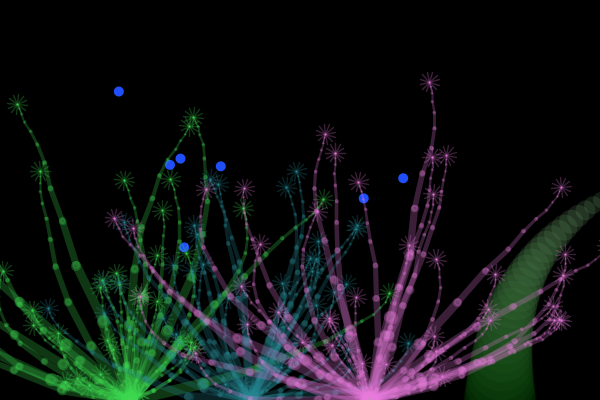
Frame 1 (no input)
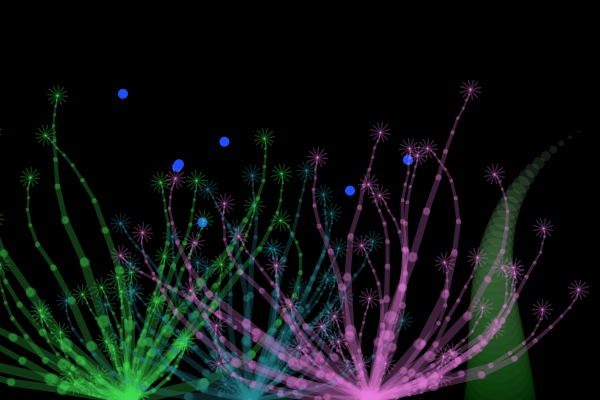
Frame 60 (the mouse pressed at the canvas centre just before this capture)
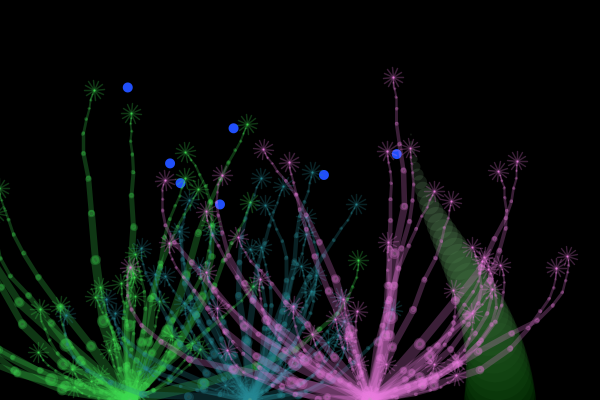
Frame 120 (the mouse held since frame 60 and released just before this capture)

The Processing sketch that drew these frames (run headless with seeded random() and noise(); from frame 60 on, the mouse is pressed at the canvas centre):

// Processing sketch: fishTank
// ── fishTank.pde
ArrayList <Seaweed> seaweeds;
int num =3;
Tenticle tenticle;
PVector loc;
int len = int(random(60, 80));
Flock flock;



 
void setup(){
  size(600, 400);
  loc = new PVector(width-100, height);
  tenticle = new Tenticle(loc,len );
  flock = new Flock(7);
  
  seaweeds = new ArrayList<Seaweed>();
  for (int i =0; i < num; i ++){
    seaweeds.add(new Seaweed());
  }
}
  
void draw(){
   background(0);
      tenticle.drawTenticle();
      flock.drawFlock(); 
   for(int i =0; i < num; i ++){
  
   pushMatrix();
   translate(i *120 +130, height);
   Seaweed s = seaweeds.get(i);
   s.drawSeaweed();
   popMatrix();
  
   }
  
}


  
  

  


// ── Branch.pde
class Branch {
  float segments, startAngle, angle, theta, num;
  Branch(float _segments){
    segments = random( _segments);
    startAngle = random(-90, 90);
    angle = map(startAngle, -90, 90, -10, 10);
  }
   
  void branch(float len){
    len *= 0.75;
    float t = map(len, 1, 70, 1, 10);
    theta = angle + sin(len+num) * 10;
    strokeWeight(t);
    line(0, 0, 0, -len);
    //fill(fillColor);
    ellipse(0, 0, t/2, t/2);
    translate(0, -len);
    if(len > 5){
      pushMatrix();
      rotate(radians(-theta));
      branch(len);
      popMatrix();
    }else{
      for(int i = 0; i < 360; i+=30){
        float x = sin(radians(i)) * 10;
        float y = cos(radians(i)) * 10;
        line(0, 0, x, y);
      }
    }
    num += 0.003;
  }
}
 

// ── Bubble.pde
class Bubble{
  float mass =1;
  
  PVector location;
  PVector velocity;
  PVector acceleration;
  float lifespan;
  float r;


  
  
  Bubble(PVector l){
    acceleration = new PVector(0,-1);
    velocity = new PVector(0,random(-2,0));
    location = l.get();
    lifespan = 600.0;

    
      
  }
  
  void run(){
    update();
    display();
    
    
  }
  

  
   void update() {
    velocity.add(acceleration);
    location.add(velocity);
    acceleration.mult(0.3);
    lifespan -= 2.0;
    
  }
  
  
  void display() {
    pushStyle();
    noStroke();
    float alpha = map(lifespan, 0,600.0, 30, 100);
    fill(32, 79, 250,alpha);
    
    r = 3+height/(location.y+30);
    ellipse(location.x, location.y, r, r);
    popStyle();
  }

  // Is the particle still useful?
  boolean isDead() {
    if ((lifespan < 0.0) || (location.y< 0)){
      return true;
    } else {
      return false;
    }
  }
  
  
   
}
  
  

// ── Flock.pde
class Flock{
  float frequency = .001;
  float noiseInterval = PI;
  int numberOfFish;
  
  
  Flock(int num){
    numberOfFish = num;   
  }
  
  void drawFlock(){
    noStroke();
    
    for (int i = 0; i < numberOfFish; ++i) {
    float x = map(noise(i*noiseInterval + frameCount * frequency),0,1,0,width);
      float y = map(noise(i*noiseInterval+1 + frameCount * frequency),0,1,0,height);
     pushStyle();
     
     fill(32, 79, 250);
     
  
     ellipse(x,y,10,10); 
     popStyle();

    }
    
    
  }
}
  
  

// ── Seaweed.pde
class Seaweed{
  
  ArrayList <Branch> branches;
  int maxSize = int(random(40, 65));
  float len = random(50, 120);
  float r = random(250);
  float g = random(250);
  float b = random(250);
  

Seaweed(){
  
  branches = new ArrayList<Branch>();
  for(int i = 0; i < maxSize; i++)
  {
    branches.add(new Branch(len));
  
  }

}
  
void drawSeaweed(){
  
  for(int i = 0; i < branches.size(); i++){
    stroke(r, g, b, 65);
    Branch b = (Branch) branches.get(i);
    pushMatrix();
    rotate(radians(b.startAngle));
    b.branch(b.segments);
    popMatrix();
  }
}


}





// ── Tenticle.pde
class Tenticle {
  PVector loc;
  int len;
 
  Tenticle(PVector loc, int len) {
    this.loc = loc;
    this.len = len;
  }
 
  void drawTenticle() {
    
    for (int q = 0; q < len; q+=2) {
      /* The angle is to make the movement */
      float angle = cos(radians(len-q+frameCount)) * q/2;
      /* Multiply by the to create length */
      float x2 = sin(radians(angle))*(q*4);
      float y2 = cos(radians(angle))*(q*4);
      //stroke(q*2, 50+q*2, q*2);
      noStroke();
      fill(q*2, 50+q*2, q*2, 100-q);
      ellipse(loc.x+x2, loc.y-y2, len-q, len-q);
    }
  }
}
